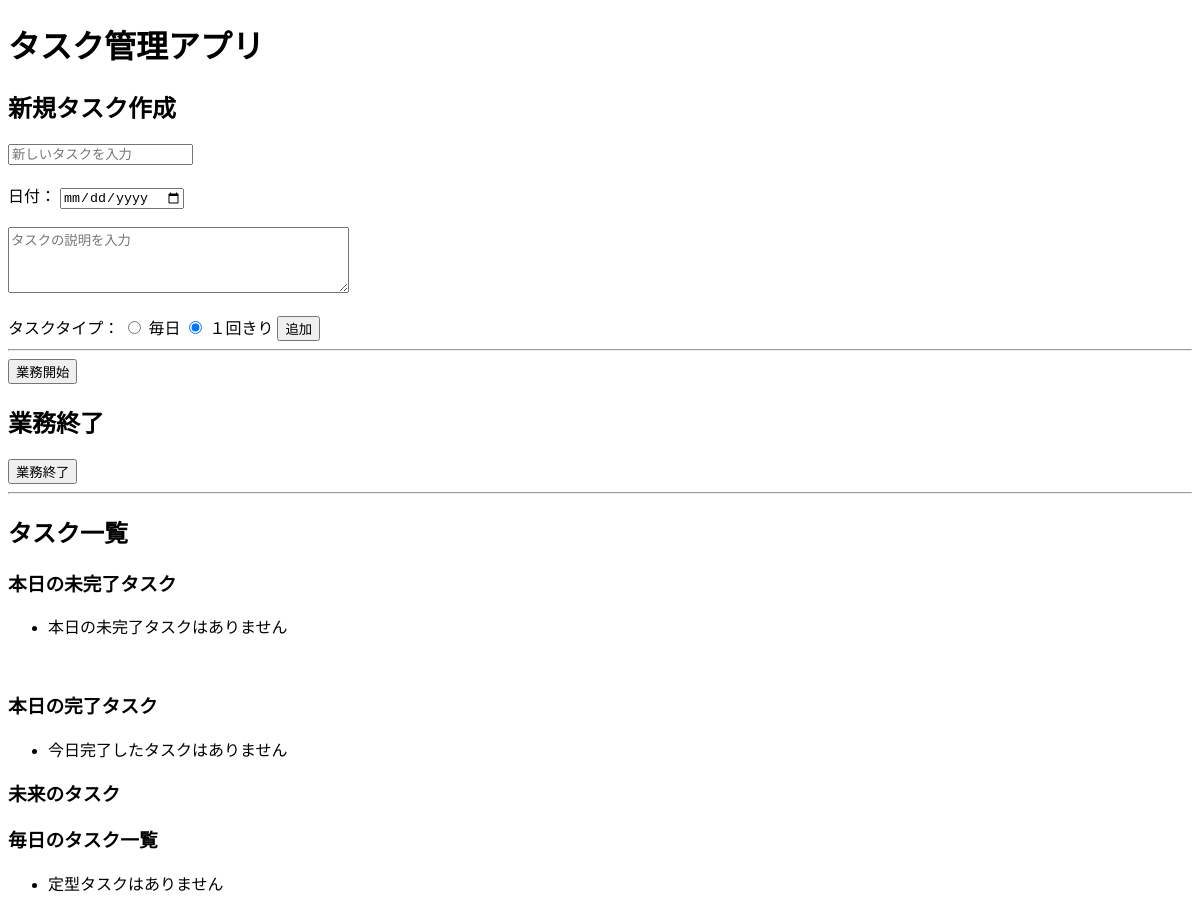
/, run on an earlier commit of the app's database.
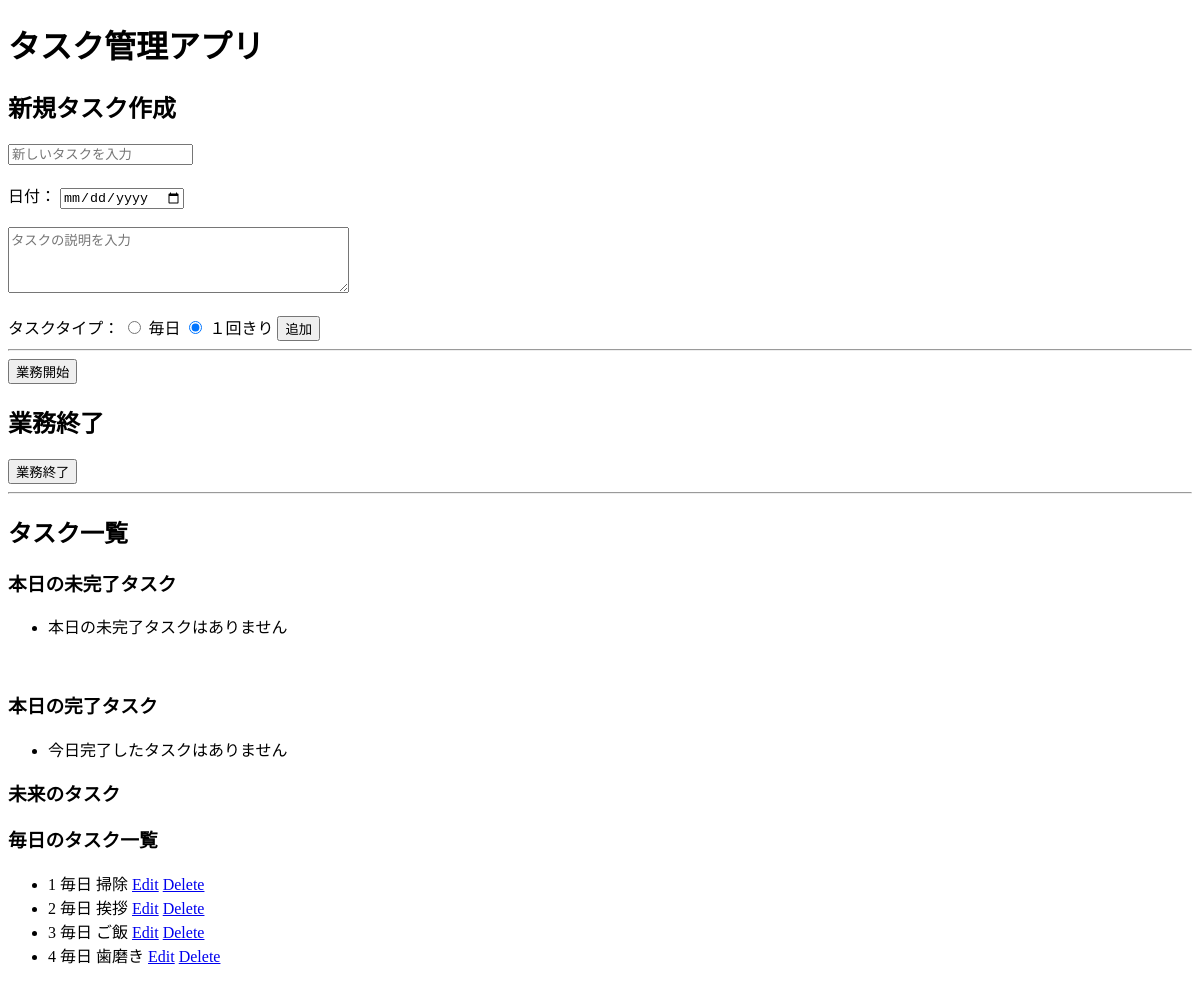
And on a later commit of the database.
### tasks/models.py (models this page shows, shortened)
class TaskTemplate(models.Model):
    title = models.CharField(max_length=100)
    description = models.TextField(blank=True)
    is_daily = models.BooleanField(default=False)

### tasks/views.py (the view, shortened to what this page needs)
# urls.py: path('', views.task_list, name='task_list'),
def task_list(request):
    today = now().date()
    incomplete_tasks = Task.objects.filter(is_done=False,date=today,template__isnull=True)
    completed_today_tasks = Task.objects.filter(is_done=True, completed_at__date=today)
    template_tasks = TaskTemplate.objects.all()
    future_tasks = Task.objects.filter(date__gt=timezone.now().date(), template__isnull=True).order_by('date')
    return render(request, 'tasks/task_list.html', {
        'incomplete_tasks': incomplete_tasks,
        'completed_today_tasks': completed_today_tasks,
        'today': today,
        'template_tasks': template_tasks,
        'future_tasks': future_tasks,
    })

### tasks/templates/tasks/task_list.html (shortened to what this page needs)
<!DOCTYPE html>
<html>
<head>
</head>
<body>
<h1>タスク管理アプリ</h1>
    <h2>新規タスク作成</h2>
    <form method="post">
        <input type="text" name="title" placeholder="新しいタスクを入力"><br><br>
        <label for="date">日付：</label>
        <input type="date" name="date"><br><br>
        <textarea name="description" placeholder="タスクの説明を入力" rows="4" cols="40"></textarea><br><br>
        <label>タスクタイプ：</label>
        <input type="radio" id="dairy" name="task_type" value="daily">
        <label for="dairy">毎日</label>
        <input type="radio" id="once" name="task_type" value="once" checked>
        <label for="once">１回きり</label>
        <button type="submit">追加</button>
    </form>
    <hr>
    <form method="post" action="{% url 'start_of_day' %}">
        <button type="submit">業務開始</button>
    </form>
<h2>業務終了</h2>
<form method="POST" action="{% url 'end_of_day' %}">
    <button type="submit">業務終了</button>
</form>
    <hr>
<h2>タスク一覧</h2>
    <h3>本日の未完了タスク</h3>
    <ul>
        {% for task in incomplete_tasks %}
            <li>
                <span>{{ task.id }}</span>
                <span>{{ task.title }}</span>
                <span>{{ task.description }}</span>
                <span>{{ task.date }}</span>
                <a href="{% url 'task_edit' task.id %}">Edit</a>
                <a href="{% url 'task_delete' task.id %}">Delete</a>
                <form method="POST" action="{% url 'task_complete' task.id %}">
                    {% csrf_token %}
                    <button type="submit">完了</button>
                </form>
            </li>
        {% empty %}
            <li>
                本日の未完了タスクはありません
            </li>
        {% endfor %}
    </ul>
        <br>
    <h3>本日の完了タスク</h3>
    <ul>
        {% for task in completed_today_tasks %}
            <li>
                <span>{{ task.id }}</span>
                <span>{{ task.title }}</span>
                <span>{{ task.description }}</span>
                <a href="{% url 'task_edit' task.id %}">Edit</a>
                <a href="{% url 'task_delete' task.id %}">Delete</a>
            </li>
        {% empty %}
            <li>今日完了したタスクはありません</li>
        {% endfor %}
    </ul>
    <h3>未来のタスク</h3>
    <h3>毎日のタスク一覧</h3>
    <ul>
        {% for task in template_tasks %}
            <li>
                <span>{{ task.id }}</span>
                <span>{{ task.title }}</span>
                <span>{{ task.description }}</span>
                <a href="{% url 'template_task_edit' task.id %}">Edit</a>
                <a href="{% url 'template_task_delete' task.id %}">Delete</a>
            </li>
        {% empty %}
            <li>定型タスクはありません</li>
        {% endfor %}
    </ul>
</body>
</html>

What changed in the data, as far as the page shows it:
added TaskTemplate: id "1", title "毎日", description "掃除"
added TaskTemplate: id "2", title "毎日", description "挨拶"
added TaskTemplate: id "3", title "毎日", description "ご飯"
added TaskTemplate: id "4", title "毎日", description "歯磨き"
Also different on the page:
text no longer shown: "定型タスクはありません"
